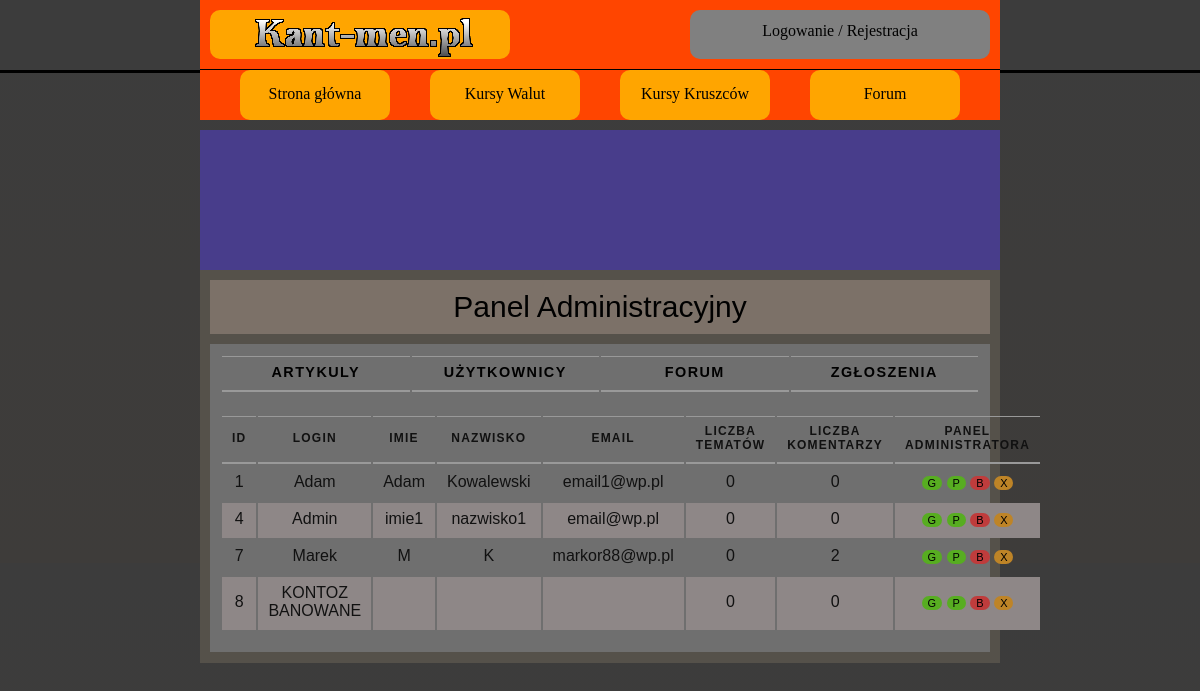
The page /panel_admin_u.php on the database as committed earlier.
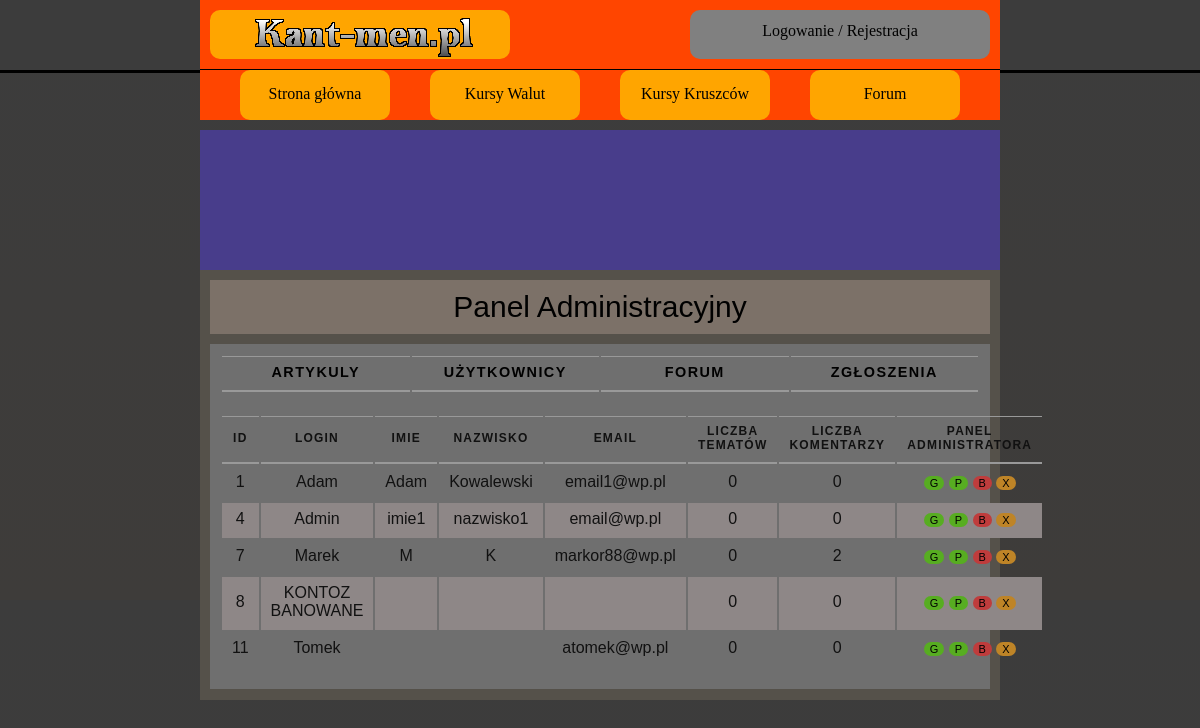
The same page on the database as committed later.
### tables this page shows
CREATE TABLE `user` (
  `ID_USER` int(10) NOT NULL,
  `LOGIN` varchar(20) NOT NULL,
  `HASLO` char(255) NOT NULL,
  `IMIE` varchar(50) NOT NULL,
  `NAZWISKO` varchar(50) NOT NULL,
  `EMAIL` varchar(50) NOT NULL,
  `WIEK` int(10) NOT NULL,
  `MIASTO` varchar(50) NOT NULL,
  `KRAJ` varchar(50) NOT NULL,
  `OPIS_PROFILU` text DEFAULT NULL,
  `ZDJECIE` varchar(255) DEFAULT NULL,
  `STW_WATKI` int(10) NOT NULL DEFAULT 0,
  `LICZ_KOMENTARZY` int(10) NOT NULL DEFAULT 0,
  `UPRAWNIENIA` varchar(10) NOT NULL DEFAULT 'USER'
);

### panel_admin_u.php (the view, shortened to what this page needs)
<!DOCTYPE HTML>
<html>
<head>
    <link href="CSS/styleGlowne.css" rel="stylesheet" type="text/css">
    <link href="CSS/stylePanelAdmina.css" rel="stylesheet" type="text/css">
</head>
<body>
<?php
include_once('rysowanieMenu.php');
rysowanieGlownegoMenu();
?>
<main>
    <article class="artykol">
        <div class="tytul_artykulu">
            Panel Administracyjny
        </div>
        <section class="sekcja">
            <table>
                <tr>
                    <th class="panel_artykuly">
                        <a href="panel_admin_a.php">Artykuly</a>
                    </th>
                    <th class="panel_uzytkownicy">
                        <a href="panel_admin_u.php">Użytkownicy</a>
                    </th>
                    <th class="panel_forum">
                        <a href="panel_admin_f.php">Forum</a>
                    </th>
                    <th class="panel_zgloszenia">
                        <a href="panel_admin_z.php">Zgłoszenia</a>
                    </th>
                </tr>
            </table>
                        <?php
                        require_once "polaczeniezMySQL.php";
                        $polaczenie = @new mysqli($host,$db_user,$db_password,$db_name);
                        if($polaczenie->connect_errno!=0)
                        {
                            echo "Error: ".$polaczenie->connect_errno;
                        }
                        else
                        {
                        $rezultat = $polaczenie->query("SELECT * FROM user");
                        if(!$rezultat)
                        {
                            throw new Exception($polaczenie->error);
                        }
                        else
                        {
                        $iterator = 0;
                        ?>
            <div class="tabliczki">
                <table>
                    <tr>
                        <th class="ID">ID</th>
                        <th class="uzytkownik_wst">Login</th>
                        <th class="uzytkownik_wst">Imie</th>
                        <th class="uzytkownik_wst">Nazwisko</th>
                        <th class="uzytkownik_wst">Email</th>
                        <th class="czas_wstawienia">Liczba tematów</th>
                        <th class="liczba_odwiedzin">Liczba Komentarzy</th>
                        <th class="panel_admin">Panel Administratora</th>
                    </tr>
                        <?php
                        while($row = mysqli_fetch_array($rezultat))
                        {
                            if(($iterator%2)==0)
                        {
                        ?>
                    <tr>
                        <td class="ID"><?php echo $row['ID_USER'];?></td>
                        <td class="uzytkownik_wst"><?php echo'<a href="profilowe.php?user='.$row['ID_USER'].'">'.$row['LOGIN'].'</a>';?></td>
                        <td class="uzytkownik_wst"><?php echo $row['IMIE'];?></td>
                        <td class="uzytkownik_wst"><?php echo $row['NAZWISKO'];?></td>
                        <td class="uzytkownik_wst"><?php echo $row['EMAIL'];?></td>
                        <td class="czas_wstawienia"><?php echo $row['STW_WATKI'];?></td>
                        <td class="liczba_odwiedzin"><?php echo $row['LICZ_KOMENTARZY'];?></td>
                        <td class="panel_admin">
                            <a><button type="button" class="mute_glowna" name="butt_glowna" method="post">G</button></a>
                            <a><button type="button" class="mute_glowna" name="butt_glowna" method="post">P</button></a>
                            <a><button type="button" class="ban_button" name="butt_ban" method="post">B</button></a>
                            <a ><button type="button" class="del_button" name="butt_del" method="post">X</button></a>
                        </td>
                    </tr>
                    <?php
                    }else{
                        ?>
                    <tr class="codrugi">
                        <td class="ID"><?php echo $row['ID_USER'];?></td>
                        <td class="uzytkownik_wst"><?php echo'<a href="profilowe.php?user='.$row['ID_USER'].'">'.$row['LOGIN'].'</a>';?></td>
                        <td class="uzytkownik_wst"><?php echo $row['IMIE'];?></td>
                        <td class="uzytkownik_wst"><?php echo $row['NAZWISKO'];?></td>
                        <td class="uzytkownik_wst"><?php echo $row['EMAIL'];?></td>
                        <td class="czas_wstawienia"><?php echo $row['STW_WATKI'];?></td>
                        <td class="liczba_odwiedzin"><?php echo $row['LICZ_KOMENTARZY'];?></td>
                        <td class="panel_admin">
                            <a><button type="button" class="mute_glowna" name="butt_glowna" method="post">G</button></a>
                            <a><button type="button" class="mute_glowna" name="butt_glowna" method="post">P</button></a>
                            <a><button type="button" class="ban_button" name="butt_ban" method="post">B</button></a>
                            <a ><button type="button" class="del_button" name="butt_del" method="post">X</button></a>
                        </td>
                    </tr>
                    <?php
                                            }
                                            $iterator++;
                                        }
                            }
                        }
                                        ?>
                </table>
            </div>
        </section>
    </article>
</main>
</body>
</html>

### rysowanieMenu.php (shortened to what this page needs)
<?php
function rysowanieGlownegoMenu()
{
    ?>
    <header>
        <nav class="nawigacja-menu">
            <div class="nawigacja-czesc-gorna">
                <div class="logo"><a href="index.php"><img src="img/logo/logo-duze.png" alt="logo"></a></div>
                <div class="logowanie-rejestracja">
                    <?php
                    if((isset($_SESSION['zalogowany']))&&($_SESSION['zalogowany']==true))
                    {
                        echo '<a href="profilowe.php?user='.$_SESSION['id_usera_zalog'].'">'.$_SESSION['login_wyswietlanie'].'</a>';
                        echo '<br>';
                        echo '<a href="wylogowanie.php">Wyloguj</a>';
                        if((isset($_SESSION['admin']))&&($_SESSION['admin']==true)){
                            echo '<a href="panel_admin_a.php" ><input type="submit" value="PANEL ADMINA"
                                          style="background-color: #4CAF50;
                                          border: none;
                                          color: white;
                                          padding: 5px 5px;
                                          text-align: center;
                                          text-decoration: none;
                                          display: inline-block;
                                          font-size: 13px;
                                          "></a>';
                        }
                    }
                    else
                    {
                        echo '<a href="logowanie.php">Logowanie</a> / <a href="rejestracja.php">Rejestracja</a>';
                    }
                    ?>
                </div>
            </div>
            <div class="nawigacja-czesc-dolna">
                <div class="strona-glowna"> <a href="index.php" >Strona główna</a></div>
                <div class="kurs-walut"> <a href="waluty.php">Kursy Walut</a></div>
                <div class="kurs-kruszcow"> <a href="kruszce.php">Kursy Kruszców</a></div>
                <div class="forum"> <a href="forum.php">Forum</a></div>
            </div>
        </nav>
    </header>
    <?php
}
?>

### CSS/styleGlowne.css (style rules this page uses)
body { background-color: white; justify-content: center; align-items: center; }
header { position: fixed; width: 100%; top: 0px; left: 0px; height: 120px; background-color: orangered; color: black; text-decoration: none; z-index: 10; clear: both; border-bottom: black solid 3px; }
main { background-color: white; margin-left: auto; margin-right: auto; width: 1000px; height: auto; margin-top: 130px; align-items: center; }
a { text-decoration: none; color: inherit; }
.nawigacja-menu { background-color: #72e7ff; position:relative; width: 800px; height: 100%; margin-left: auto; margin-right: auto; }
.nawigacja-czesc-gorna { background-color: orangered; width: 800px;; height: 70px; padding: 10px; box-sizing: border-box; position:relative; border-bottom: black solid 1px; }
.logo, .logowanie-rejestracja { height: 100%; width: 300px; }
.logo { background-color: orange; border-radius: 10px; float: left; }
.logowanie-rejestracja { background-color: grey; border-radius: 10px; float: right; padding: 12px; }
.logo, .logowanie-rejestracja { box-sizing: border-box; text-align: center; }
.nawigacja-czesc-dolna { background-color: orangered; width: 800px;; height: 50px; box-sizing: border-box; }
.strona-glowna, .kurs-walut, .kurs-kruszcow, .forum { background-color: orange; border-radius: 10px; float: left; width: 150px; height: 100%; padding: 15px; margin-left: 40px; text-align: center; box-sizing: border-box; }

### CSS/stylePanelAdmina.css (style rules this page uses)
body { background-image: linear-gradient(#3c3c3c, #3e3c3a); }
header { position: fixed; width: 100%; top: 0px; left: 0px; margin: 0px; padding: 0px; height: 70px; background-color:#3c3c3c; z-index: 10; clear: both; }
main { background-color: darkslateblue; width: 800px; }
.artykol { background-color:rgb(85, 81, 74); position:relative; top: 140px; padding-bottom: 1px; margin-bottom: 40px; margin-left: auto; margin-right: auto; }
.sekcja { position:relative; background-color: rgb(111, 111, 111); margin: 20px 10px 10px 10px; padding: 10px 10px 10px 10px; text-align: center; }
a { text-decoration: none; color: inherit; }
.tytul_artykulu { position: relative; background-color:rgb(124, 113, 104); width: auto; margin: 10px; padding: 10px; text-align: center; font-family: Impact,Arial,sans-serif; font-size: 30px; top: 10px; }
.tabliczki { color: #111111; margin: 20px auto 10px auto; }
table { width: 760px; font-family: Arial, Verdana, sans-serif; }
th, td { padding: 7px 10px 10px 10px; }
th { text-transform: uppercase; letter-spacing: 0.1em; font-size: 90%; border-bottom: 2px solid #999; border-top: 1px solid #999; text-align: center; }
tr.codrugi { background-color: #8e8787; }
td.panel_admin ,td.wstawione_memy,td.liczba_odwiedzin { text-align: center; }
th.panel_uzytkownicy, th.panel_forum, th.panel_artykuly, th.panel_zgloszenia { width: 25%; }
th.ID,th.uzytkownik_wst, th.czas_wstawienia,th.liczba_odwiedzin,th.panel_admin { font-size: 12px; }
.ban_button,.mute_button,.mute_glowna,.del_button,.mod_button { border: none; border-radius: 50px; transition: background .6s; font-size: 11px; }
.ban_button { background-color: #bf3c3c; }
.mute_glowna,.mute_button { background-color: #57ad21; }
.del_button { background-color: #be8427; }

Rows that differ between the two databases and show on the page:
added user: ID_USER "11", LOGIN "Tomek", EMAIL "atomek@wp.pl", STW_WATKI "0", LICZ_KOMENTARZY "0"
